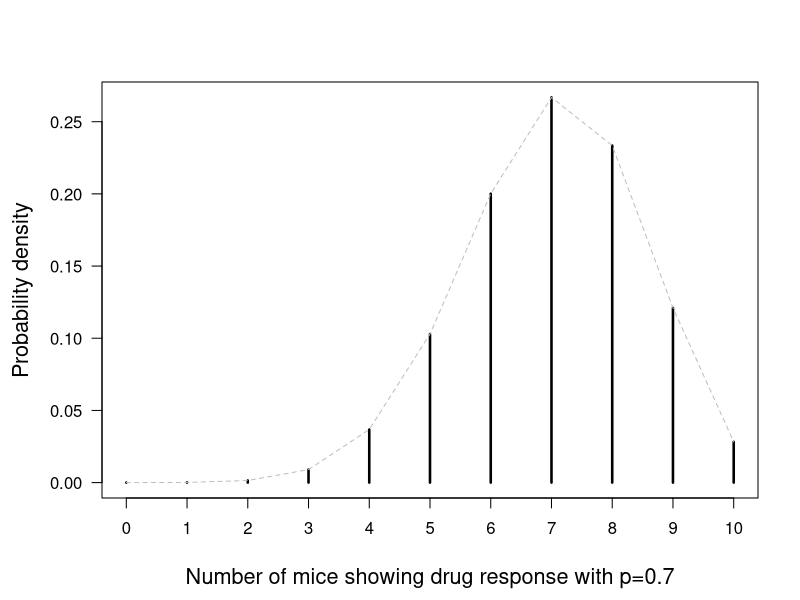

Here is the R script that generated this plot:
## ---- chunk 1
knitr::include_app("https://alexanderkaier.shinyapps.io/Distributions/",
                   height = "400px")
## ---- chunk 2
par(mgp=c(3.5,1,0)) # default is c(3,1,0)
par(mar=c(5,5,4,2)+0.1) # default is c(5,4,4,2) + 0.1
xAxis <- 0:10
plot(xAxis, dbinom(xAxis, size=10, prob=0.7), type = "h", lwd = 2.5, las = 1,
     xlab = "Number of mice showing drug response with p=0.7",
     ylab = "Probability density",
     cex.lab = 1.3,
     xaxt="n")
axis(side = 1, at = seq(0,10), labels = seq(0,10))
lines(xAxis, dbinom(xAxis, size=10, prob=0.7), lty=2, col="grey")
